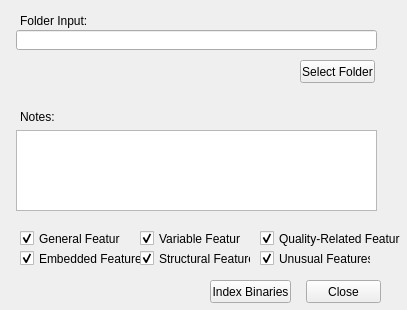
<?xml version="1.0" encoding="UTF-8"?>
<ui version="4.0">
 <class>Form</class>
 <widget class="QWidget" name="Form">
  <property name="geometry">
   <rect>
    <x>0</x>
    <y>0</y>
    <width>407</width>
    <height>310</height>
   </rect>
  </property>
  <property name="windowTitle">
   <string>Form</string>
  </property>
  <widget class="QLineEdit" name="lineEdit">
   <property name="geometry">
    <rect>
     <x>16</x>
     <y>30</y>
     <width>361</width>
     <height>20</height>
    </rect>
   </property>
  </widget>
  <widget class="QPushButton" name="pushButton">
   <property name="geometry">
    <rect>
     <x>300</x>
     <y>60</y>
     <width>75</width>
     <height>23</height>
    </rect>
   </property>
   <property name="text">
    <string>Select Folder</string>
   </property>
   <property name="checkable">
    <bool>false</bool>
   </property>
   <property name="checked">
    <bool>false</bool>
   </property>
  </widget>
  <widget class="QLabel" name="label">
   <property name="geometry">
    <rect>
     <x>20</x>
     <y>10</y>
     <width>71</width>
     <height>21</height>
    </rect>
   </property>
   <property name="text">
    <string>Folder Input:</string>
   </property>
  </widget>
  <widget class="QCheckBox" name="checkBox">
   <property name="geometry">
    <rect>
     <x>20</x>
     <y>230</y>
     <width>101</width>
     <height>17</height>
    </rect>
   </property>
   <property name="text">
    <string>General Features</string>
   </property>
   <property name="checked">
    <bool>true</bool>
   </property>
  </widget>
  <widget class="QCheckBox" name="checkBox_2">
   <property name="geometry">
    <rect>
     <x>140</x>
     <y>230</y>
     <width>101</width>
     <height>17</height>
    </rect>
   </property>
   <property name="text">
    <string>Variable Features</string>
   </property>
   <property name="checked">
    <bool>true</bool>
   </property>
  </widget>
  <widget class="QCheckBox" name="checkBox_3">
   <property name="geometry">
    <rect>
     <x>260</x>
     <y>230</y>
     <width>141</width>
     <height>17</height>
    </rect>
   </property>
   <property name="text">
    <string>Quality-Related Features</string>
   </property>
   <property name="checked">
    <bool>true</bool>
   </property>
  </widget>
  <widget class="QPlainTextEdit" name="plainTextEdit">
   <property name="geometry">
    <rect>
     <x>16</x>
     <y>130</y>
     <width>361</width>
     <height>81</height>
    </rect>
   </property>
  </widget>
  <widget class="QLabel" name="label_2">
   <property name="geometry">
    <rect>
     <x>20</x>
     <y>110</y>
     <width>46</width>
     <height>13</height>
    </rect>
   </property>
   <property name="text">
    <string>Notes:</string>
   </property>
  </widget>
  <widget class="QPushButton" name="pushButton_2">
   <property name="geometry">
    <rect>
     <x>306</x>
     <y>280</y>
     <width>75</width>
     <height>23</height>
    </rect>
   </property>
   <property name="text">
    <string>Close</string>
   </property>
  </widget>
  <widget class="QPushButton" name="pushButton_3">
   <property name="geometry">
    <rect>
     <x>210</x>
     <y>280</y>
     <width>81</width>
     <height>23</height>
    </rect>
   </property>
   <property name="text">
    <string>Index Binaries</string>
   </property>
  </widget>
  <widget class="QCheckBox" name="checkBox_4">
   <property name="geometry">
    <rect>
     <x>20</x>
     <y>250</y>
     <width>121</width>
     <height>17</height>
    </rect>
   </property>
   <property name="text">
    <string>Embedded Features</string>
   </property>
   <property name="checked">
    <bool>true</bool>
   </property>
  </widget>
  <widget class="QCheckBox" name="checkBox_5">
   <property name="geometry">
    <rect>
     <x>140</x>
     <y>250</y>
     <width>111</width>
     <height>17</height>
    </rect>
   </property>
   <property name="text">
    <string>Structural Features</string>
   </property>
   <property name="checked">
    <bool>true</bool>
   </property>
  </widget>
  <widget class="QCheckBox" name="checkBox_6">
   <property name="geometry">
    <rect>
     <x>260</x>
     <y>250</y>
     <width>111</width>
     <height>17</height>
    </rect>
   </property>
   <property name="text">
    <string>Unusual Features</string>
   </property>
   <property name="checked">
    <bool>true</bool>
   </property>
  </widget>
 </widget>
 <resources/>
 <connections/>
</ui>
